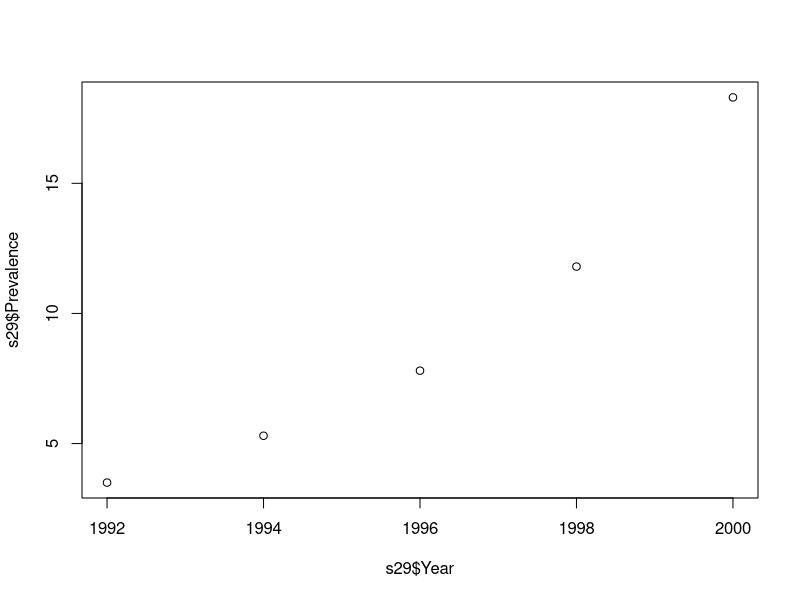
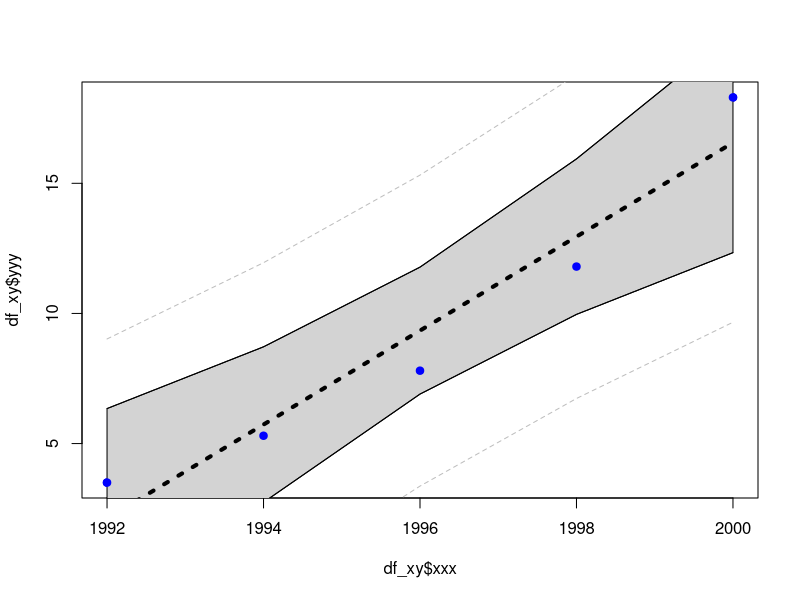
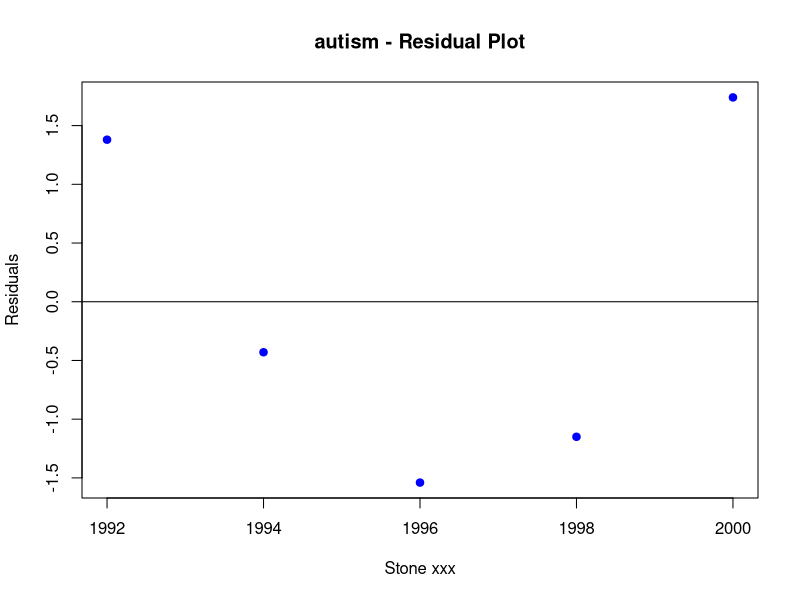
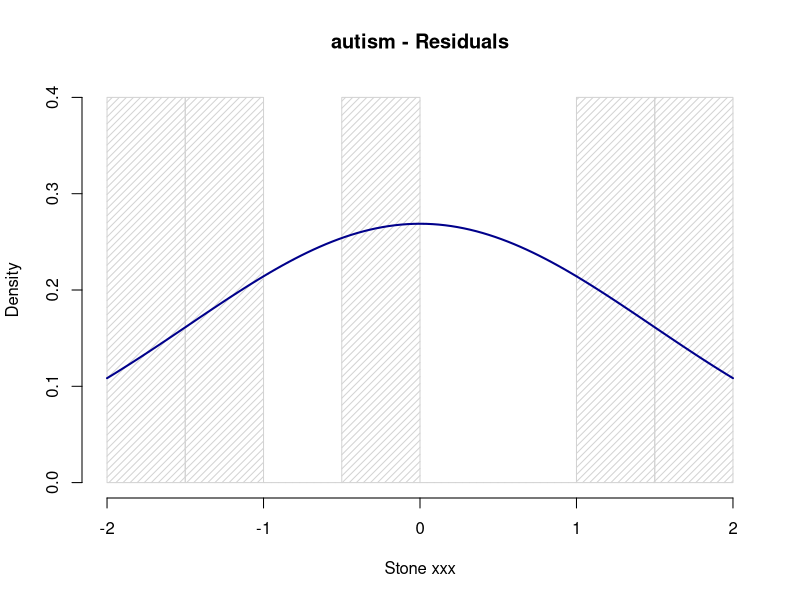
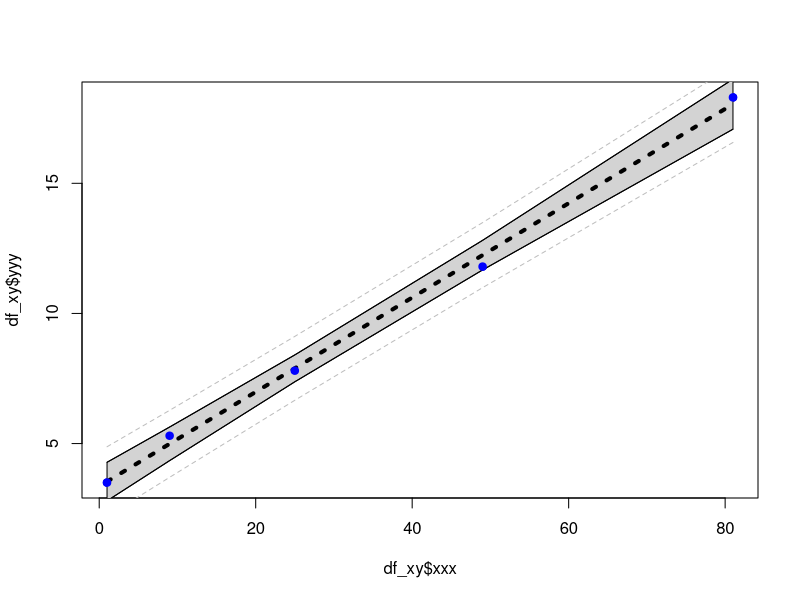
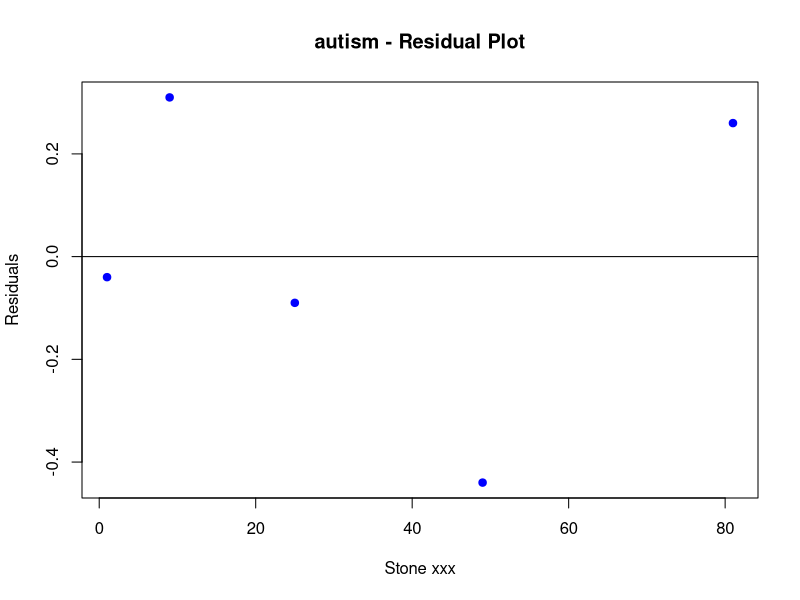
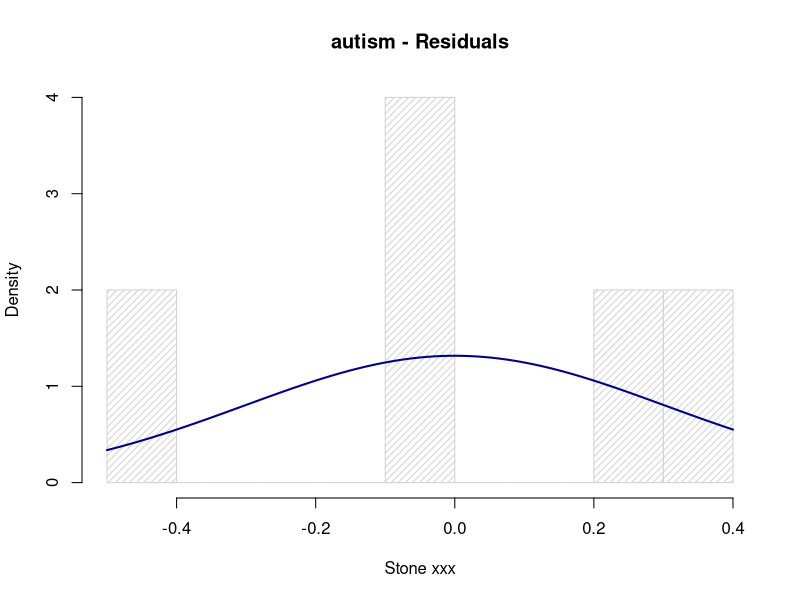

The R source for these figures, in order:
## ---- chunk 1
knitr::opts_chunk$set(echo = TRUE)
## ---- chunk 2

home_dir <- "~/_smu/_src/autism/"
setwd(home_dir)

data_dir <- "./data"

setwd(data_dir)

s29 <- read.csv("ex0829.csv", stringsAsFactors = FALSE)

setwd(home_dir)


plot(s29$Prevalence ~ s29$Year)

# ... define data set to analyze 

s29$p2 <- s29$Prevalence^2
s29$x2 <- (s29$Year - 1991) * (s29$Year - 1991)

df_xy <- data.frame(s29$Year, s29$Prevalence, s29$p2, s29$x2)

names(df_xy) <- c("xxx", "yyy", "yy2", "x2")

str(df_xy)

## ---- chunk 3


fit_all <- lm(yyy ~ xxx, data = df_xy)

df_xy_conf_int <- as.data.frame(predict(fit_all, df_xy , interval = "confidence"))

plot(df_xy$yyy ~ df_xy$xxx, col = 'blue', pch = 19)
polygon(c(df_xy$xxx, rev(df_xy$xxx)),
		c(df_xy_conf_int$lwr, rev(df_xy_conf_int$upr)),col="lightgrey")

lines(fit_all$fitted.values ~ df_xy$xxx, col = 'black', lwd = 4, lty = 3)

lines(df_xy_conf_int$lwr ~ df_xy$xxx, col = 'black', lwd = 1)
lines(df_xy_conf_int$upr ~ df_xy$xxx, col = 'black', lwd = 1)

points(df_xy$yyy ~ df_xy$xxx, col = 'blue', pch = 19)

df_xy_pred_int <- as.data.frame(predict(fit_all, df_xy, interval = "predict"))

lines(df_xy_pred_int$lwr ~ df_xy$xxx, col = 'grey', lwd = 1, lty = 2)
lines(df_xy_pred_int$upr ~ df_xy$xxx, col = 'grey', lwd = 1, lty = 2)

## ---- chunk 4

summary(fit_all)

## ---- chunk 5

alpha <- 0.05
dof <- dim(df_xy)[1] - 2
crit_value <- qt(1 - alpha/2, dim(df_xy)[1] - 2)

t_value <- coef(summary(fit_all))["xxx","t value"]
p_value <- coef(summary(fit_all))["xxx","Pr(>|t|)"]

if (p_value < alpha)
{
	acc_rej <- "Reject Ho"
	is_is_not <- "is"
	does_does_not <- "does not"
} else {
	acc_rej <- "Do not Reject Ho"
	is_is_not <- "is not"
	does_does_not <- "does"
}

cnf_intrvl <- confint(fit_all, 'xxx', level = 1 - alpha)
cnf_intrvl_lwr <- cnf_intrvl[1,1]
cnf_intrvl_upr <- cnf_intrvl[1,2]

print_cnf_intrvl <- paste0(sprintf("(%9.3f", cnf_intrvl_lwr), sprintf(", %9.3f)", cnf_intrvl_upr))

## ---- chunk 6

alpha <- 0.05
dof <- dim(df_xy)[1] - 2
crit_value <- qt(1 - alpha/2, dim(df_xy)[1] - 2)

t_value <- coef(summary(fit_all))["(Intercept)","t value"]
p_value <- coef(summary(fit_all))["(Intercept)","Pr(>|t|)"]

if (p_value < alpha)
{
	acc_rej <- "Reject Ho"
	is_is_not <- "is"
	does_does_not <- "does not"
} else {
	acc_rej <- "Do not Reject Ho"
	is_is_not <- "is not"
	does_does_not <- "does"
}

cnf_intrvl <- confint(fit_all, '(Intercept)', level = 1 - alpha)
cnf_intrvl_lwr <- cnf_intrvl[1,1]
cnf_intrvl_upr <- cnf_intrvl[1,2]

print_cnf_intrvl <- paste0(sprintf("(%9.3f", cnf_intrvl_lwr), sprintf(", %9.3f)", cnf_intrvl_upr))

## ---- chunk 7

b0 <- fit_all$coefficients[1]
b1 <- fit_all$coefficients[2]

## ---- chunk 8

cnf_intrvl <- predict(fit_all, data.frame(xxx = 4.5) , interval = "confidence")
cnf_intrvl_lwr <- cnf_intrvl[1,2]
cnf_intrvl_upr <- cnf_intrvl[1,3]

print_cnf_intrvl <- paste0(sprintf("(%9.3f", cnf_intrvl_lwr), sprintf(", %9.3f)", cnf_intrvl_upr))

## ---- chunk 9

prd_intrvl <- predict(fit_all, data.frame(xxx = 4.5) , interval = "predict")
prd_intrvl_lwr <- prd_intrvl[1,2]
prd_intrvl_upr <- prd_intrvl[1,3]

print_prd_intrvl <- paste0(sprintf("(%9.3f", prd_intrvl_lwr), sprintf(", %9.3f)", prd_intrvl_upr))

## ---- chunk 10

yyy_res = resid(fit_all)

plot(df_xy$xxx, yyy_res, 
     pch = 19,
	 col = "blue",
	 ylab="Residuals",
	 xlab="Stone xxx", 
     main="autism - Residual Plot") 
abline(0, 0)

## ---- chunk 11

res_mean <- mean(yyy_res)
res_std <- sqrt(var(yyy_res))

hist(yyy_res, density=20, breaks = 10, prob = TRUE, 
     xlab="Stone xxx",
#	 ylim=c(0, 10), 
     main="autism - Residuals")
curve(dnorm(x, mean = res_mean, sd = res_std),
	  col = "darkblue",
	  lwd = 2,
	  add = TRUE,
	  yaxt = "n")

## ---- chunk 12

df_xy$xxx <- df_xy$x2

fit_all <- lm(yyy ~ xxx, data = df_xy)

df_xy_conf_int <- as.data.frame(predict(fit_all, df_xy , interval = "confidence"))

plot(df_xy$yyy ~ df_xy$xxx, col = 'blue', pch = 19)
polygon(c(df_xy$xxx, rev(df_xy$xxx)),
		c(df_xy_conf_int$lwr, rev(df_xy_conf_int$upr)),col="lightgrey")

lines(fit_all$fitted.values ~ df_xy$xxx, col = 'black', lwd = 4, lty = 3)

lines(df_xy_conf_int$lwr ~ df_xy$xxx, col = 'black', lwd = 1)
lines(df_xy_conf_int$upr ~ df_xy$xxx, col = 'black', lwd = 1)

points(df_xy$yyy ~ df_xy$xxx, col = 'blue', pch = 19)

df_xy_pred_int <- as.data.frame(predict(fit_all, df_xy, interval = "predict"))

lines(df_xy_pred_int$lwr ~ df_xy$xxx, col = 'grey', lwd = 1, lty = 2)
lines(df_xy_pred_int$upr ~ df_xy$xxx, col = 'grey', lwd = 1, lty = 2)

## ---- chunk 13

summary(fit_all)

## ---- chunk 14

alpha <- 0.05
dof <- dim(df_xy)[1] - 2
crit_value <- qt(1 - alpha/2, dim(df_xy)[1] - 2)

t_value <- coef(summary(fit_all))["xxx","t value"]
p_value <- coef(summary(fit_all))["xxx","Pr(>|t|)"]

if (p_value < alpha)
{
	acc_rej <- "Reject Ho"
	is_is_not <- "is"
	does_does_not <- "does not"
} else {
	acc_rej <- "Do not Reject Ho"
	is_is_not <- "is not"
	does_does_not <- "does"
}

cnf_intrvl <- confint(fit_all, 'xxx', level = 1 - alpha)
cnf_intrvl_lwr <- cnf_intrvl[1,1]
cnf_intrvl_upr <- cnf_intrvl[1,2]

print_cnf_intrvl <- paste0(sprintf("(%9.3f", cnf_intrvl_lwr), sprintf(", %9.3f)", cnf_intrvl_upr))

## ---- chunk 15

alpha <- 0.05
dof <- dim(df_xy)[1] - 2
crit_value <- qt(1 - alpha/2, dim(df_xy)[1] - 2)

t_value <- coef(summary(fit_all))["(Intercept)","t value"]
p_value <- coef(summary(fit_all))["(Intercept)","Pr(>|t|)"]

if (p_value < alpha)
{
	acc_rej <- "Reject Ho"
	is_is_not <- "is"
	does_does_not <- "does not"
} else {
	acc_rej <- "Do not Reject Ho"
	is_is_not <- "is not"
	does_does_not <- "does"
}

cnf_intrvl <- confint(fit_all, '(Intercept)', level = 1 - alpha)
cnf_intrvl_lwr <- cnf_intrvl[1,1]
cnf_intrvl_upr <- cnf_intrvl[1,2]

print_cnf_intrvl <- paste0(sprintf("(%9.3f", cnf_intrvl_lwr), sprintf(", %9.3f)", cnf_intrvl_upr))

## ---- chunk 16

b0 <- fit_all$coefficients[1]
b1 <- fit_all$coefficients[2]

## ---- chunk 17

cnf_intrvl <- predict(fit_all, data.frame(xxx = 4.5) , interval = "confidence")
cnf_intrvl_lwr <- cnf_intrvl[1,2]
cnf_intrvl_upr <- cnf_intrvl[1,3]

print_cnf_intrvl <- paste0(sprintf("(%9.3f", cnf_intrvl_lwr), sprintf(", %9.3f)", cnf_intrvl_upr))

## ---- chunk 18

prd_intrvl <- predict(fit_all, data.frame(xxx = 4.5) , interval = "predict")
prd_intrvl_lwr <- prd_intrvl[1,2]
prd_intrvl_upr <- prd_intrvl[1,3]

print_prd_intrvl <- paste0(sprintf("(%9.3f", prd_intrvl_lwr), sprintf(", %9.3f)", prd_intrvl_upr))

## ---- chunk 19

yyy_res = resid(fit_all)

plot(df_xy$xxx, yyy_res, 
     pch = 19,
	 col = "blue",
	 ylab="Residuals",
	 xlab="Stone xxx", 
     main="autism - Residual Plot") 
abline(0, 0)

## ---- chunk 20

res_mean <- mean(yyy_res)
res_std <- sqrt(var(yyy_res))

hist(yyy_res, density=20, breaks = 10, prob = TRUE, 
     xlab="Stone xxx",
#	 ylim=c(0, 10), 
     main="autism - Residuals")
curve(dnorm(x, mean = res_mean, sd = res_std),
	  col = "darkblue",
	  lwd = 2,
	  add = TRUE,
	  yaxt = "n")

